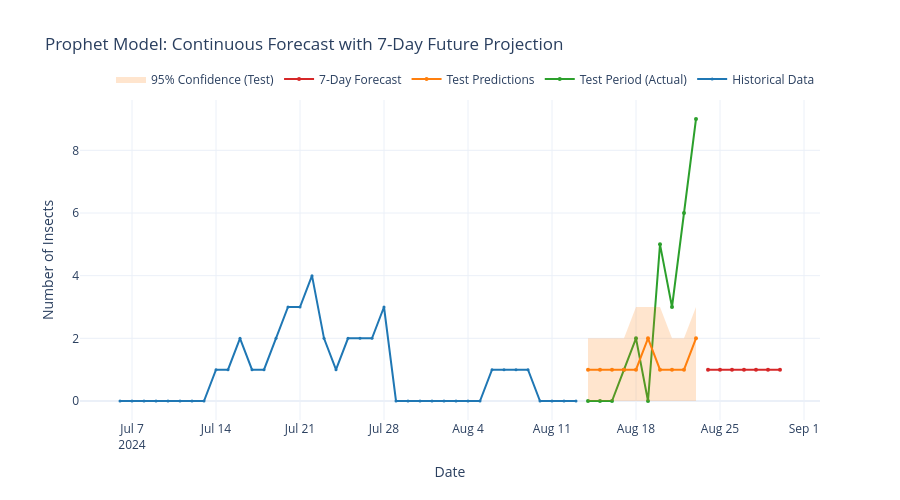

This figure's notebook cell:
### Markdown cell above
### 📊 Prophet Performance Analysis

Evaluate Prophet with interactive visualizations and metrics.

### Code cell
# Prophet: Proper Train/Test Evaluation with Continuous Forecasting
# Get train predictions
train_future = best_prophet_model.make_future_dataframe(periods=0)
train_future['temp'] = prophet_train['temp'].values
train_future['humidity'] = prophet_train['humidity'].values
train_forecast = best_prophet_model.predict(train_future)
prophet_train_pred = ensure_non_negative_int(train_forecast['yhat'].values)
prophet_train_metrics = calculate_metrics(y_train, prophet_train_pred)

# Get test predictions using proper forecasting
test_periods = len(ts_test)
test_future = best_prophet_model.make_future_dataframe(periods=test_periods, freq='D')

# Properly handle the temperature and humidity values for the extended period
all_temp = np.concatenate([prophet_train['temp'].values, prophet_test['temp'].values])
all_humidity = np.concatenate([prophet_train['humidity'].values, prophet_test['humidity'].values])

# Ensure the future dataframe has the right length
test_future = test_future.iloc[:len(all_temp)].copy()
test_future['temp'] = all_temp
test_future['humidity'] = all_humidity

test_forecast = best_prophet_model.predict(test_future)
prophet_test_pred = ensure_non_negative_int(test_forecast['yhat'].values[-len(y_test):])
prophet_test_metrics = calculate_metrics(y_test, prophet_test_pred)

# Generate 7-day future forecast
last_date = ts_test['Date'].iloc[-1]
future_dates = generate_future_dates(last_date, days=7)

# Create future dataframe for 7 days ahead
future_periods = test_periods + 7
future_dataframe = best_prophet_model.make_future_dataframe(periods=future_periods, freq='D')

# Generate future exogenous variables (using recent averages)
future_temp = np.concatenate([
    all_temp,
    np.full(7, prophet_test['temp'].tail(7).mean())
])
future_humidity = np.concatenate([
    all_humidity,
    np.full(7, prophet_test['humidity'].tail(7).mean())
])

# Ensure proper length alignment
future_dataframe = future_dataframe.iloc[:len(future_temp)].copy()
future_dataframe['temp'] = future_temp
future_dataframe['humidity'] = future_humidity

# Get full forecast including future
full_forecast = best_prophet_model.predict(future_dataframe)
prophet_future_pred = ensure_non_negative_int(full_forecast['yhat'].values[-7:])

# Extract confidence intervals for test period
test_lower_bound = ensure_non_negative_int(test_forecast['yhat_lower'].values[-len(y_test):])
test_upper_bound = ensure_non_negative_int(test_forecast['yhat_upper'].values[-len(y_test):])

print("📊 Prophet Model Results:")
print("Training Performance:")
print(f"   MAE: {prophet_train_metrics['MAE']:.3f}")
print(f"   RMSE: {prophet_train_metrics['RMSE']:.3f}")
print(f"   R²: {prophet_train_metrics['R2']:.3f}")
print("\nTest Performance:")
print(f"   MAE: {prophet_test_metrics['MAE']:.3f}")
print(f"   RMSE: {prophet_test_metrics['RMSE']:.3f}")
print(f"   R²: {prophet_test_metrics['R2']:.3f}")
print(f"\n7-Day Future Forecast: {prophet_future_pred}")

# Create continuous forecast visualization
fig_prophet = create_continuous_forecast_plot(
    y_train, y_test, prophet_test_pred, prophet_future_pred,
    ts_train['Date'], ts_test['Date'], future_dates,
    "Prophet Model: Continuous Forecast with 7-Day Future Projection",
    confidence_lower=test_lower_bound, confidence_upper=test_upper_bound
)
fig_prophet.show()

joblib.dump(best_prophet_model, r'D:/study/BI/IS-BI-project/new_BI_project_aproach/bip/new_new_aprach/streamlit/models/prophet_model.joblib')

### Figure 1 — Plotly figure (JSON) as saved in the notebook; plotly's stock layout.template omitted (floating-point values rounded to 4 significant figures)
{"data": [{"line": {"color": "#1f77b4", "width": 2}, "marker": {"size": 3}, "mode": "lines+markers", "name": "Historical Data", "type": "scatter", "x": ["2024-07-06T00:00:00", "2024-07-07T00:00:00", "2024-07-08T00:00:00", "2024-07-09T00:00:00", "2024-07-10T00:00:00", "2024-07-11T00:00:00", "2024-07-12T00:00:00", "2024-07-13T00:00:00", "2024-07-14T00:00:00", "2024-07-15T00:00:00", "2024-07-16T00:00:00", "2024-07-17T00:00:00", "2024-07-18T00:00:00", "2024-07-19T00:00:00", "2024-07-20T00:00:00", "2024-07-21T00:00:00", "2024-07-22T00:00:00", "2024-07-23T00:00:00", "2024-07-24T00:00:00", "2024-07-25T00:00:00", "2024-07-26T00:00:00", "2024-07-27T00:00:00", "2024-07-28T00:00:00", "2024-07-29T00:00:00", "2024-07-30T00:00:00", "2024-07-31T00:00:00", "2024-08-01T00:00:00", "2024-08-02T00:00:00", "2024-08-03T00:00:00", "2024-08-04T00:00:00", "2024-08-05T00:00:00", "2024-08-06T00:00:00", "2024-08-07T00:00:00", "2024-08-08T00:00:00", "2024-08-09T00:00:00", "2024-08-10T00:00:00", "2024-08-11T00:00:00", "2024-08-12T00:00:00", "2024-08-13T00:00:00"], "y": [0, 0, 0, 0, 0, 0, 0, 0, 1, 1, 2, 1, 1, 2, 3, 3, 4, 2, 1, 2, 2, 2, 3, 0, 0, 0, 0, 0, 0, 0, 0, 1, 1, 1, 1, 0, 0, 0, 0]}, {"line": {"color": "#2ca02c", "width": 2}, "marker": {"size": 4}, "mode": "lines+markers", "name": "Test Period (Actual)", "type": "scatter", "x": ["2024-08-14T00:00:00", "2024-08-15T00:00:00", "2024-08-16T00:00:00", "2024-08-17T00:00:00", "2024-08-18T00:00:00", "2024-08-19T00:00:00", "2024-08-20T00:00:00", "2024-08-21T00:00:00", "2024-08-22T00:00:00", "2024-08-23T00:00:00"], "y": [0, 0, 0, 1, 2, 0, 5, 3, 6, 9]}, {"line": {"color": "#ff7f0e", "width": 2}, "marker": {"size": 4}, "mode": "lines+markers", "name": "Test Predictions", "type": "scatter", "x": ["2024-08-14T00:00:00", "2024-08-15T00:00:00", "2024-08-16T00:00:00", "2024-08-17T00:00:00", "2024-08-18T00:00:00", "2024-08-19T00:00:00", "2024-08-20T00:00:00", "2024-08-21T00:00:00", "2024-08-22T00:00:00", "2024-08-23T00:00:00"], "y": [1, 1, 1, 1, 1, 2, 1, 1, 1, 2]}, {"line": {"color": "#d62728", "width": 2}, "marker": {"size": 4}, "mode": "lines+markers", "name": "7-Day Forecast", "type": "scatter", "x": ["2024-08-24T00:00:00", "2024-08-25T00:00:00", "2024-08-26T00:00:00", "2024-08-27T00:00:00", "2024-08-28T00:00:00", "2024-08-29T00:00:00", "2024-08-30T00:00:00"], "y": [1, 1, 1, 1, 1, 1, 1]}, {"line": {"width": 0}, "mode": "lines", "showlegend": false, "type": "scatter", "x": ["2024-08-14T00:00:00", "2024-08-15T00:00:00", "2024-08-16T00:00:00", "2024-08-17T00:00:00", "2024-08-18T00:00:00", "2024-08-19T00:00:00", "2024-08-20T00:00:00", "2024-08-21T00:00:00", "2024-08-22T00:00:00", "2024-08-23T00:00:00"], "y": [2, 2, 2, 2, 3, 3, 3, 2, 2, 3]}, {"fill": "tonexty", "fillcolor": "rgba(255, 127, 14, 0.2)", "line": {"width": 0}, "mode": "lines", "name": "95% Confidence (Test)", "showlegend": true, "type": "scatter", "x": ["2024-08-14T00:00:00", "2024-08-15T00:00:00", "2024-08-16T00:00:00", "2024-08-17T00:00:00", "2024-08-18T00:00:00", "2024-08-19T00:00:00", "2024-08-20T00:00:00", "2024-08-21T00:00:00", "2024-08-22T00:00:00", "2024-08-23T00:00:00"], "y": [0, 0, 0, 0, 0, 0, 0, 0, 0, 0]}], "layout": {"height": 500, "hovermode": "x unified", "legend": {"orientation": "h", "x": 1, "xanchor": "right", "y": 1.02, "yanchor": "bottom"}, "title": {"text": "Prophet Model: Continuous Forecast with 7-Day Future Projection"}, "xaxis": {"title": {"text": "Date"}}, "yaxis": {"title": {"text": "Number of Insects"}}}}
